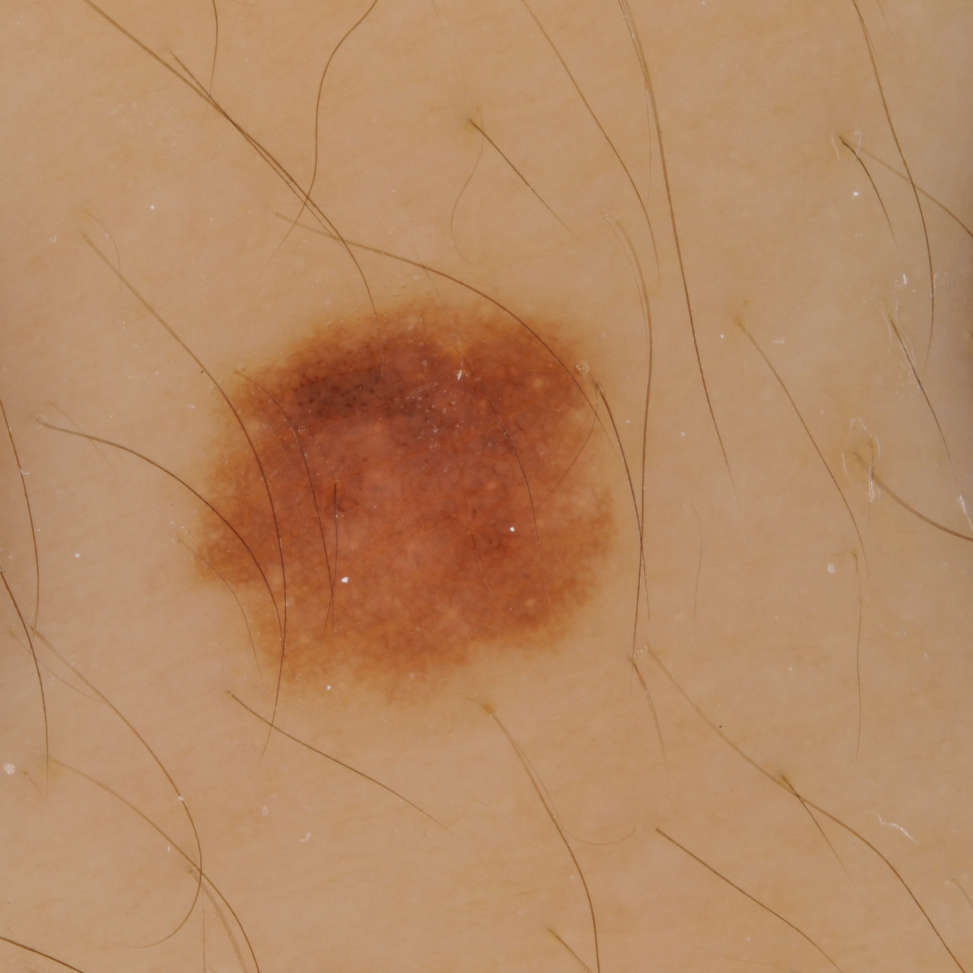
#> input picture images/1_cropped.jpg, 1946 x 1946 px (shown at 1/2 size)
$ python equalize_dataset.py
#> lines starting #> are read from the running program, lines starting #| are printed output that depends on the picture
import cv2
import numpy as np
from skimage import data, img_as_float
from skimage import exposure
from os import listdir
from os.path import isfile, join
from functools import reduce

imgs = ['1_cropped.jpg', '2_cropped.jpg', '3_cropped.jpg']

for f in imgs:
    im = cv2.imread(f)
#> im is the input picture: shape (1946, 1946, 3); mean B, G, R 98.8, 136.3, 180.7
    p2, p98 = np.percentile(im, (2, 98)) #####
#> p2 = 47; p98 = 190
    im = exposure.rescale_intensity(im, in_range=(p2, p98))
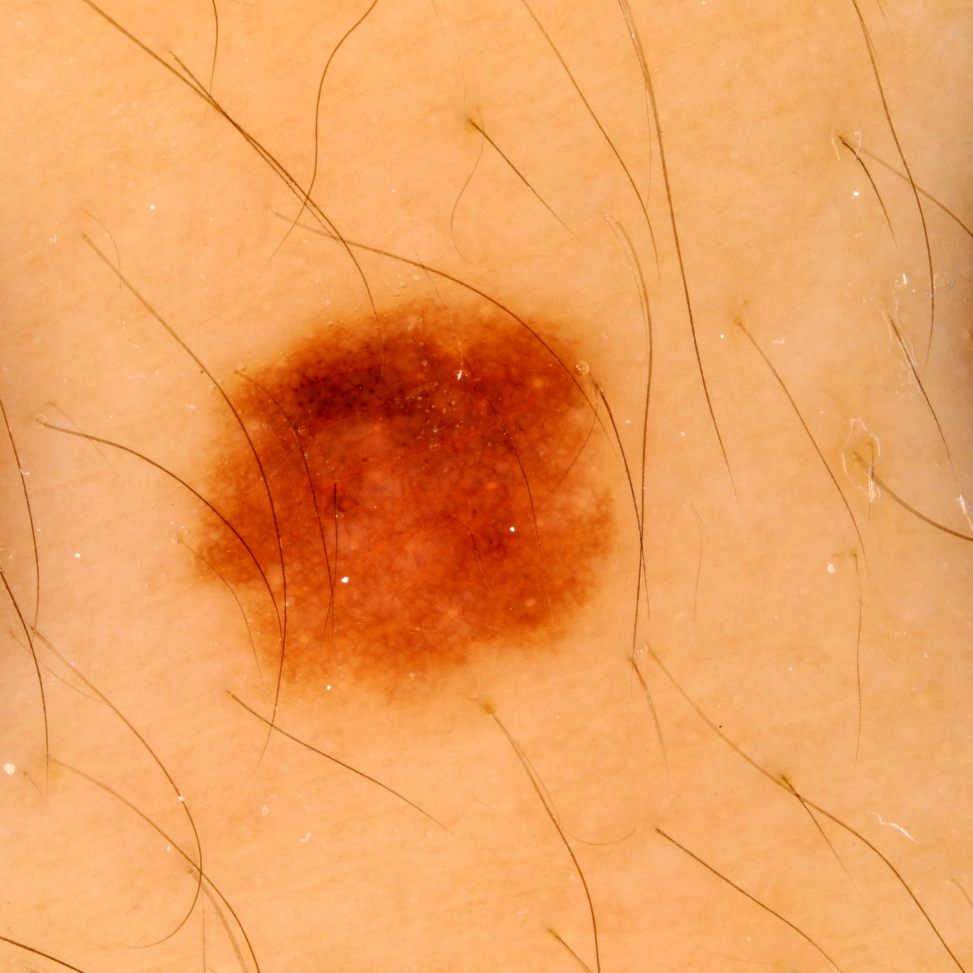
#> im: shape (1946, 1946, 3) (shown at 1/2 size); mean B, G, R 92.5, 158.7, 237.8

    cv2.imwrite(f[0] + '_hist.jpg', im)
#> pass 2 of the loop `for f in imgs:`:
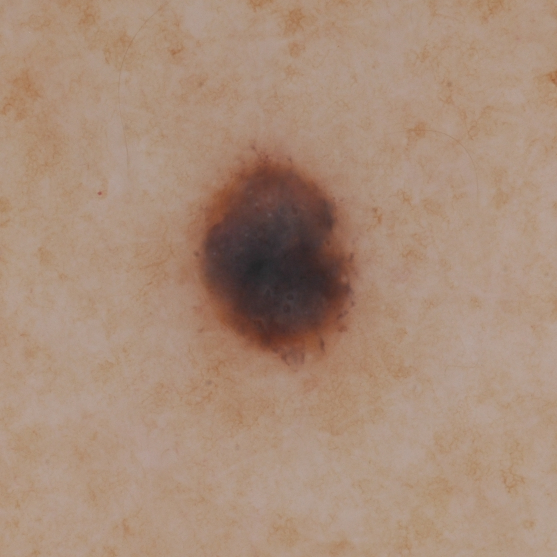
#> input picture images/2_cropped.jpg, 1114 x 1114 px (shown at 1/2 size)
#> im is the input picture: shape (1114, 1114, 3); mean B, G, R 120.2, 139.9, 168.4
#> p2 = 53; p98 = 180
#> `im = exposure.rescale_intensity(im, in_range=(p2, p98))`:
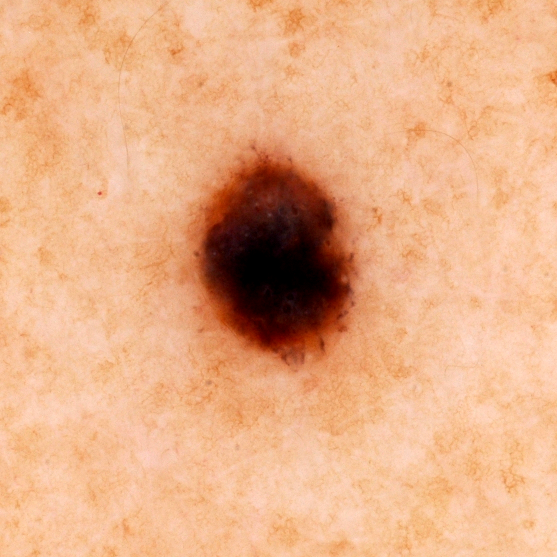
#> im: shape (1114, 1114, 3) (shown at 1/2 size); mean B, G, R 134.9, 174.2, 230.9
#> pass 3 of the loop `for f in imgs:`:
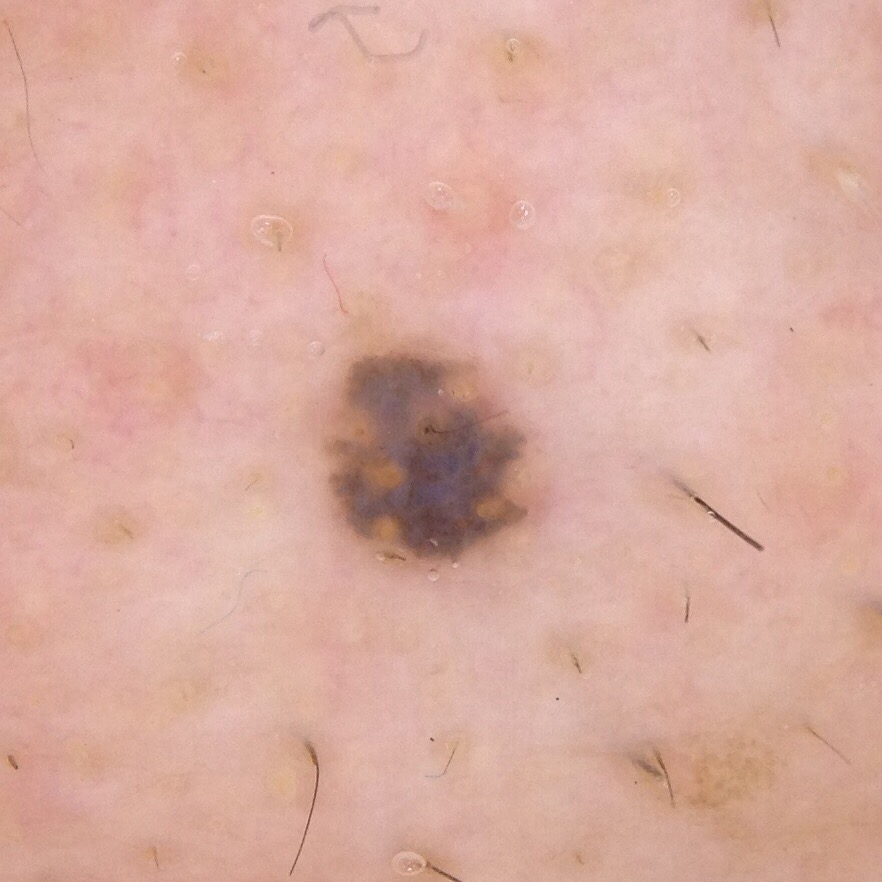
#> input picture images/3_cropped.jpg, 882 x 882 px
#> im is the input picture: shape (882, 882, 3); mean B, G, R 159.4, 171.9, 217.6
#> p2 = 103; p98 = 231
#> `im = exposure.rescale_intensity(im, in_range=(p2, p98))`:
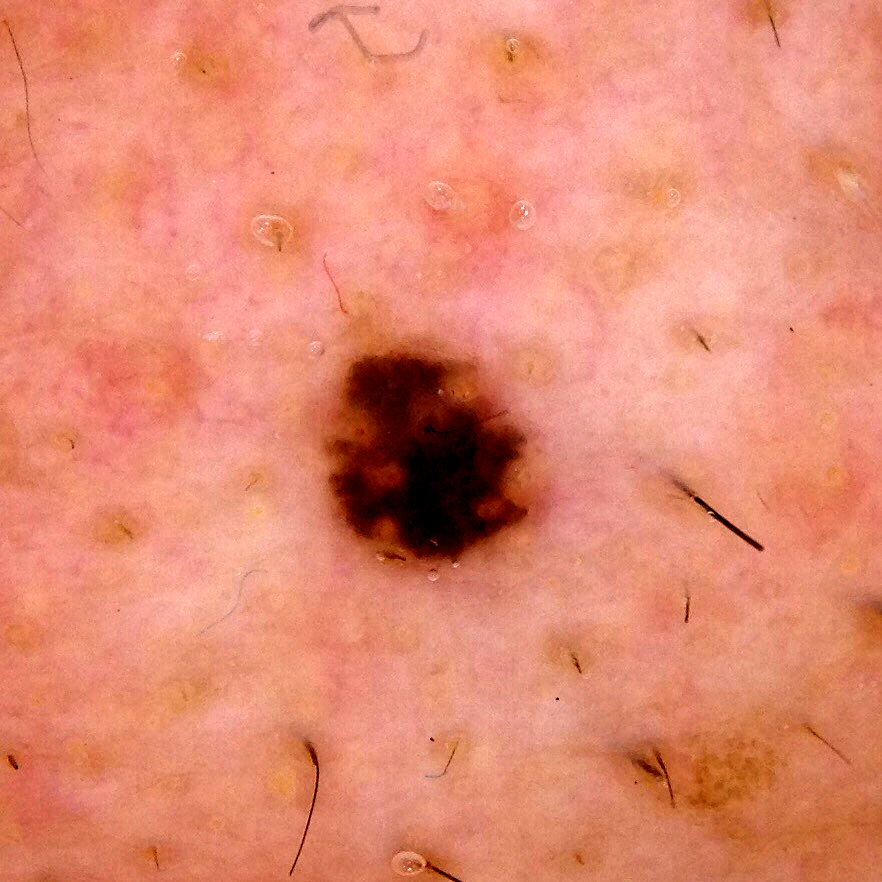
#> im: shape (882, 882, 3); mean B, G, R 113, 137.5, 227.9
